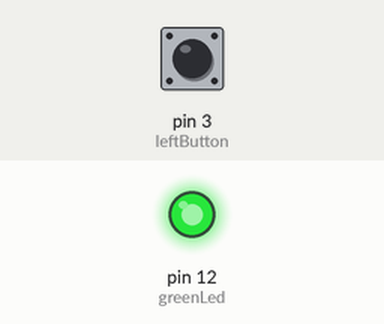
Recording of a sketch running on a simulated Arduino Uno, built with avr-gcc and run on an emulated ATmega328P. Parts: output pins drawn as LEDs (lit = HIGH). The inputs (shaded band) are chosen by the test bench; at power-on: pin 3 (leftButton) LOW.

Above: at 1.2 s.
1.3 s: pin 3 (leftButton) pulled HIGH for 0.15 s
At 1.37 s:
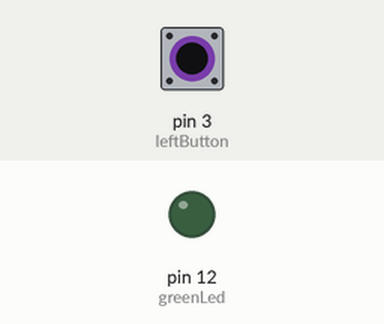
2.9 s: pin 3 (leftButton) pulled HIGH for 3.2 s
At 7.0 s:
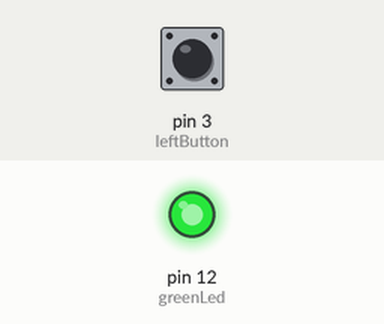
Timing chart, 0 to 8.5 s (numbered marks = the images above; inputs shaded):
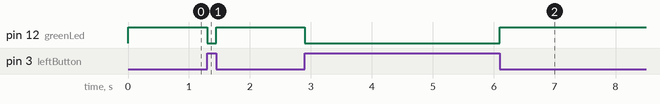

Measured:
- after the input at 1.3 s, pin 12 (greenLed): HIGH → LOW at once, → HIGH 0.15 s later
- after the input at 2.9 s, pin 12 (greenLed): HIGH → LOW at once, → HIGH 3.2 s later

The sketch:

harjoitus_3_1.ino
```cpp
int greenLed = 12; // declare led pin variable
int leftButton = 3; // declare button pin variable

void setup()
{
  pinMode(greenLed, OUTPUT); // init pin for led
  pinMode(leftButton, INPUT); // init pin for button
}

void loop()
{
  // Led is turned on when button is pressed
  if (!isButtonPressed(leftButton)) {
  	setLedState(greenLed, LOW); // function call with params
  }
  else {
    setLedState(greenLed, HIGH); // function call with params
  }
}

// Sets led state
// parameters:
// led		the led to control
// state	the state to set
void setLedState (int led, int state)
{
	digitalWrite(led, state); // write value to led pin
}

// returns true when button is pressed
// parameters:
// button	the button to check
boolean isButtonPressed(int button)
{
  	// check the return value of digitalRead
  	if (digitalRead(leftButton))
    {
      return false; // if button is not depressed
    }
  return true; // if button is depressed
}
```
